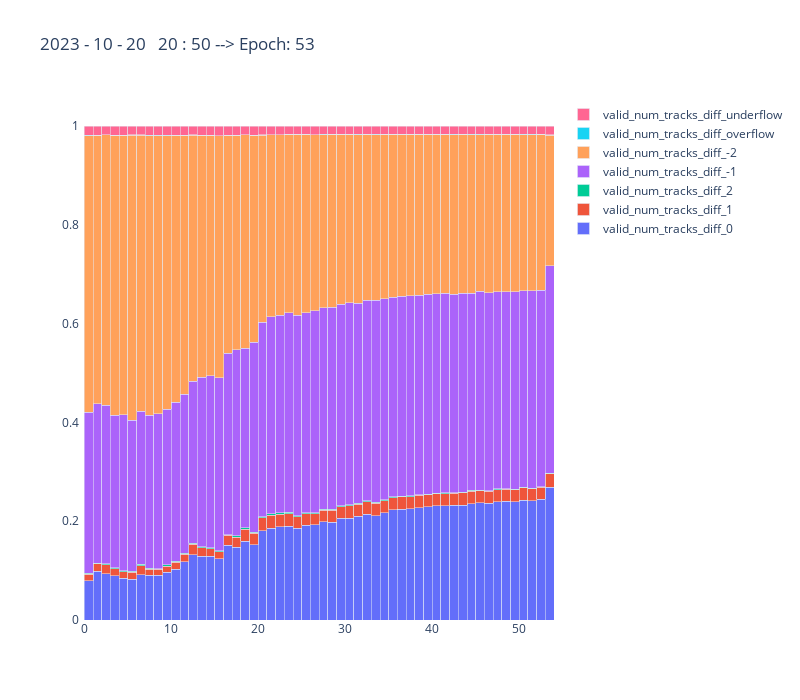
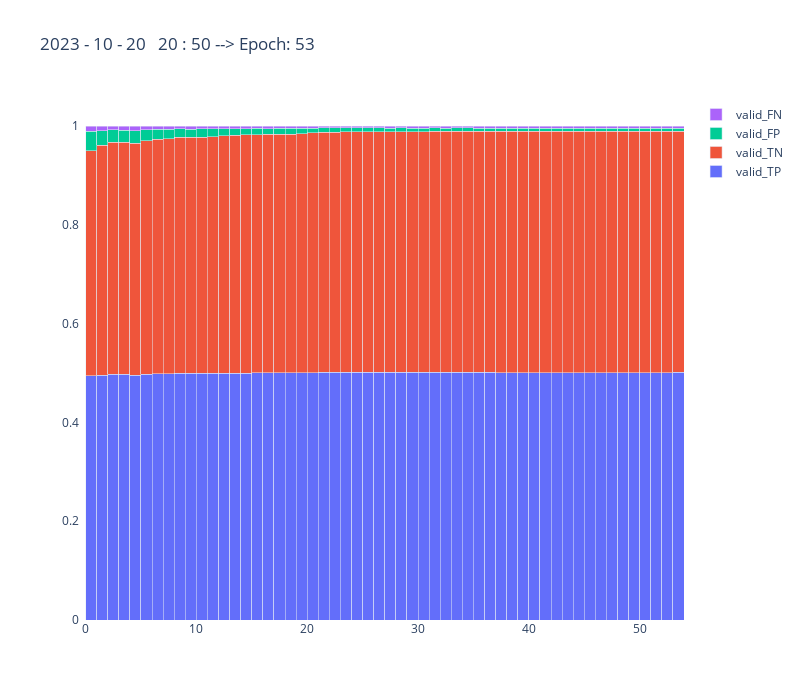

Notebook cell for these charts, in order:
### Code cell
def update_stack(df: pd.DataFrame, columns, t):
    fig = go.Figure()

    norm_sum = df[columns].sum(axis=1)

    for key in columns:
        fig.add_trace(go.Bar(
            name=key,
            y=df[key]/norm_sum,
            x=df['epoch'],
            width=1,
            offset=0,
        ))

    fig.update_layout(
        title=f"{t} --> Epoch: {df['epoch'].iloc[-1]}",
        width=800,
        height=700,
        paper_bgcolor='rgba(0,0,0,0)',
        plot_bgcolor='rgba(0,0,0,0)',
        barmode="stack",
        # yaxis=dict(
        #     type="log",
        # ),
        
    )

    fig.show()

update_stack(df_new, [col for col in df_new.columns if 'valid_num_tracks_diff' in col], t)

update_stack(df_new, [col for col in df_new.columns if 'valid_num_tracks_diff' not in col][1:], t)
